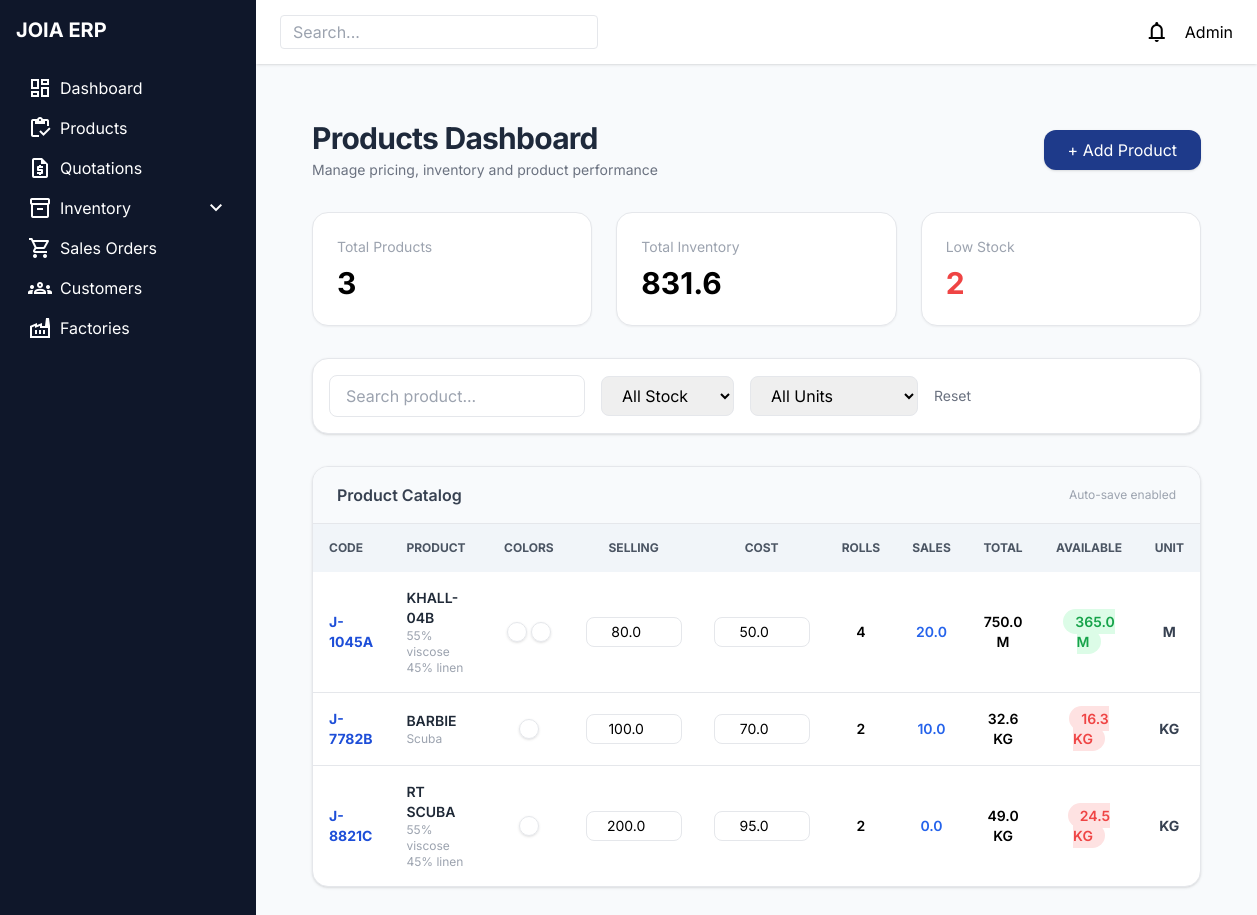
Screenshot of /products/ with the database file from the repository.
### products/models.py (models this page shows, shortened)
class Product(models.Model):
    joia_code = models.CharField(max_length=50, unique=True, db_index=True)
    style_number = models.CharField(max_length=50)
    composition = models.TextField(blank=True, null=True)
    unit = models.CharField(max_length=20, default="m")
    avg_roll = models.FloatField(default=0)
    selling_price = models.FloatField(default=0)
    costing_price = models.FloatField(default=0)

class Color(models.Model):
    product = models.ForeignKey(
        Product,
        on_delete=models.CASCADE,
        related_name="colors"
    )
    color_code = models.CharField(max_length=50)
    color_name = models.CharField(max_length=50, default="unknown")
    def get_display_color(self):  # ✅ جوه الكلاس
        name = (self.color_name or "").lower()
        try:
            return webcolors.name_to_hex(name)
        except:
            pass

### products/views.py (the view)
# urls.py: path('', views.products_view, name='products'),
def products_view(request):
    stocks = Stock.objects.values('joia_code', 'status', 'unit').annotate(
        total_m=Sum('qty_m'),
        total_kg=Sum('qty_kg'),
        rolls=Count('id')
    )
    stock_map = {}
    for s in stocks:
        code = s['joia_code']
        status = s['status']
        unit = (s['unit'] or "m").lower()
        if code not in stock_map:
            stock_map[code] = {
                "actual_m": 0,
                "reserved_m": 0,
                "actual_kg": 0,
                "reserved_kg": 0,
                "total_m": 0,
                "total_kg": 0,
                "rolls": 0,
                "unit": unit
            }
        stock_map[code]["unit"] = unit
        if status == "actual":
            stock_map[code]["actual_m"] += s["total_m"] or 0
            stock_map[code]["actual_kg"] += s["total_kg"] or 0
        elif status == "reserved":
            stock_map[code]["reserved_m"] += s["total_m"] or 0
            stock_map[code]["reserved_kg"] += s["total_kg"] or 0
        stock_map[code]["total_m"] += s["total_m"] or 0
        stock_map[code]["total_kg"] += s["total_kg"] or 0
        stock_map[code]["rolls"] += s["rolls"] or 0
    sales_data = SalesOrderLine.objects.values('product__joia_code').annotate(
        sold_qty=Sum('delivered_qty')
    )
    sales_map = {
        s["product__joia_code"]: s["sold_qty"] or 0
        for s in sales_data
    }
    products = Product.objects.filter(
        joia_code__in=stock_map.keys()
    ).prefetch_related("colors").order_by("joia_code")
    data = []
    total_inventory = 0
    for product in products:
        s = stock_map.get(product.joia_code, {})
        unit = s.get("unit", "m")
        total_m = s.get("total_m", 0)
        total_kg = s.get("total_kg", 0)
        actual_m = s.get("actual_m", 0)
        reserved_m = s.get("reserved_m", 0)
        actual_kg = s.get("actual_kg", 0)
        reserved_kg = s.get("reserved_kg", 0)
        rolls = s.get("rolls", 0)
        sold_qty = sales_map.get(product.joia_code, 0)
        if unit == "kg":
            available = actual_kg - reserved_kg
            total_inventory += total_kg
        else:
            available = actual_m - reserved_m
            total_inventory += total_m
        margin = 0
        if product.costing_price:
          margin = ((product.selling_price - product.costing_price) / product.costing_price) * 100
        data.append({
            "product": product,
            "total_m": total_m,
            "total_kg": total_kg,
            "available": available,
            "colors": product.colors.all(),
            "rolls": rolls,
            "sold_qty": sold_qty,
            "unit": unit
        })
    low_stock = sum(1 for p in data if p["available"] < 300)
    return render(request, "dashboard/products.html", {
        "products": data,
        "total_inventory": total_inventory,
        "low_stock": low_stock
    })

### templates/dashboard/products.html (shortened to what this page needs)
{% extends 'base.html' %}
{% block content %}
<div class="p-8 space-y-8 bg-slate-50 min-h-screen">
<div class="flex justify-between items-center">
    <div>
        <h1 class="text-3xl font-bold text-slate-800 tracking-tight">
            Products Dashboard
        </h1>
        <p class="text-gray-500 text-sm mt-1">
            Manage pricing, inventory and product performance
        </p>
    </div>
    <a href="/products/add/"
       class="bg-blue-900 hover:bg-blue-800 text-white px-6 py-2 rounded-xl shadow transition">
        + Add Product
    </a>
</div>
<div class="grid grid-cols-3 gap-6">
    <div class="bg-white p-6 rounded-2xl shadow-sm border hover:shadow-md transition">
        <p class="text-gray-400 text-sm">Total Products</p>
        <h2 class="text-3xl font-bold mt-2">{{ products|length }}</h2>
    </div>
    <div class="bg-white p-6 rounded-2xl shadow-sm border hover:shadow-md transition">
        <p class="text-gray-400 text-sm">Total Inventory</p>
        <h2 class="text-3xl font-bold mt-2">
            {{ total_inventory|floatformat:1 }}
        </h2>
    </div>
    <div class="bg-white p-6 rounded-2xl shadow-sm border hover:shadow-md transition">
        <p class="text-gray-400 text-sm">Low Stock</p>
        <h2 class="text-3xl font-bold mt-2 text-red-500">
            {{ low_stock }}
        </h2>
    </div>
</div>
<div class="bg-white p-4 rounded-2xl shadow border flex flex-wrap gap-4 items-center">
    <input type="text" id="searchInput"
           placeholder="Search product..."
           class="border px-4 py-2 rounded-lg w-64 focus:ring-2 focus:ring-blue-300">
    <select id="stockFilter"
            class="border px-4 py-2 rounded-lg">
        <option value="">All Stock</option>
    </select>
    <select id="unitFilter"
            class="border px-4 py-2 rounded-lg">
        <option value="">All Units</option>
    </select>
    <button onclick="resetFilters()"
            class="text-sm text-gray-500 hover:text-black">
        Reset
    </button>
</div>
<div class="bg-white rounded-2xl shadow border overflow-hidden">
<div class="px-6 py-4 border-b flex justify-between items-center bg-slate-50">
    <h3 class="font-semibold text-gray-700">Product Catalog</h3>
    <span class="text-xs text-gray-400">Auto-save enabled</span>
</div>
<div class="overflow-x-auto">
<table class="w-full text-sm">
<thead class="bg-slate-100 text-gray-600 uppercase text-xs sticky top-0 z-10">
<tr class="hover:bg-blue-50 transition product-row"
    data-code="{{ item.product.joia_code|lower }}"
    data-style="{{ item.product.style_number|lower }}"
    data-unit="{{ item.unit }}"
    data-available="{{ item.available }}">
    <th class="p-4 text-left">Code</th>
    <th class="p-4 text-left">Product</th>
    <th class="p-4 text-center">Colors</th>
    <th class="p-4 text-center">Selling</th>
    <th class="p-4 text-center">Cost</th>
    <th class="p-4 text-center">Rolls</th>
    <th class="p-4 text-center">Sales</th>
    <th class="p-4 text-center">Total</th>
    <th class="p-4 text-center">Available</th>
    <th class="p-4 text-center">Unit</th>
</tr>
</thead>
<tbody class="divide-y">
{% for item in products %}
<tr class="hover:bg-blue-50 transition">
<td class="p-4 font-bold text-blue-700">
    {{ item.product.joia_code }}
</td>
<td class="p-4">
    <div class="font-semibold text-gray-800">
        {{ item.product.style_number }}
    </div>
    <div class="text-xs text-gray-400">
        {{ item.product.composition|default:"-" }}
    </div>
</td>
<td class="p-4 text-center">
    <div class="flex justify-center gap-1">
        {% for color in item.colors|slice:":4" %}
            <span class="w-5 h-5 rounded-full border shadow"
                  title="{{ color.name }}"
                  style="background-color: {{ color.get_display_color }};">
            </span>
        {% endfor %}
    </div>
</td>
<td class="p-4 text-center">
    <input type="number"
           step="1"
           value="{{ item.product.selling_price }}"
           data-id="{{ item.product.id }}"
           data-field="selling_price"
           class="price-input w-24 border rounded-lg px-2 py-1 text-center focus:ring-2 focus:ring-blue-300 transition">
</td>
<td class="p-4 text-center">
    <input type="number"
           step="1"
           value="{{ item.product.costing_price }}"
           data-id="{{ item.product.id }}"
           data-field="costing_price"
           class="price-input w-24 border rounded-lg px-2 py-1 text-center focus:ring-2 focus:ring-blue-300 transition">
</td>
<td class="p-4 text-center font-semibold">
    {{ item.rolls }}
</td>
<td class="p-4 text-center text-blue-600 font-semibold">
    {{ item.sold_qty|floatformat:1 }}
</td>
<td class="p-4 text-center font-semibold">
    {% if item.unit == "kg" %}
        {{ item.total_kg|floatformat:1 }} KG
    {% else %}
        {{ item.total_m|floatformat:1 }} M
    {% endif %}
</td>
<td class="p-4 text-center">
<span class="px-3 py-1 rounded-full text-sm font-semibold
{% if item.available < 300 %}
    bg-red-100 text-red-500
{% else %}
    bg-green-100 text-green-600
{% endif %}
">
    {{ item.available|floatformat:1 }} {{ item.unit|upper }}
</span>
</td>
<td class="p-4 text-center font-bold text-gray-700">
    {{ item.unit|upper }}
</td>
</tr>
{% endfor %}
</tbody>
</table>
</div>
</div>
</div>
{% endblock %}

### templates/base.html (style rules this page uses)
body { font-family: 'Inter', sans-serif; overflow-x:hidden; }

### rows the page displays
Product: product.joia_code "J-1045A", product.style_number "KHALL-04B", product.composition "55% viscose 45% linen", product.selling_price "80.0", product.costing_price "50.0", rolls "4", sold_qty "20.0", total_m "750.0", available "365.0", unit "M"
Product: product.joia_code "J-7782B", product.style_number "BARBIE", product.composition "Scuba", product.selling_price "100.0", product.costing_price "70.0", rolls "2", sold_qty "10.0", total_kg "32.6", available "16.3", unit "KG"
Product: product.joia_code "J-8821C", product.style_number "RT SCUBA", product.composition "55% viscose 45% linen", product.selling_price "200.0", product.costing_price "95.0", rolls "2", sold_qty "0.0", total_kg "49.0", available "24.5", unit "KG"

### other values shown
{{ products|length }} "3"
{{ total_inventory|floatformat:1 }} "831.6"
{{ low_stock }} "2"
